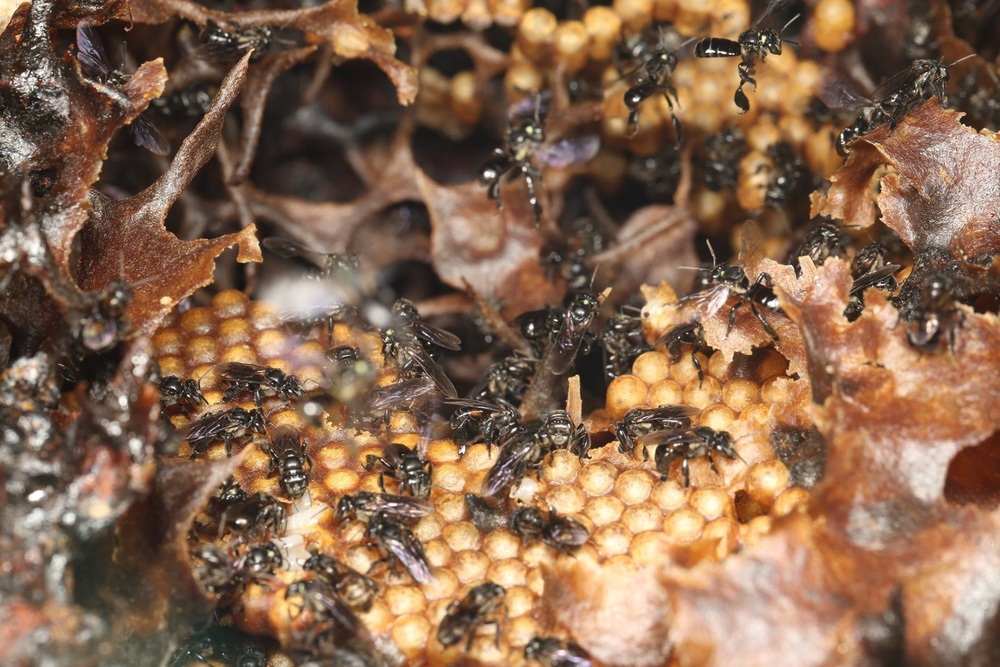
#> input picture ChatGPT/Image Processing/Exercise 2/kelulut1.jpg, 1000 x 667 px, shrunk from 2048 x 1365 before the run
$ jupyter execute 'Module 4 – Image Blurring (Smoothing).ipynb'   (older library calls are emulated)
#> lines starting #> are read from the running program, lines starting #| are printed output that depends on the picture; long printed decimals are rounded
[cell 1]
# ====================================
# Module 4: Image Blurring (Smoothing)
# ====================================

# Blurring is a technique to reduce image noise and details.
# It works by averaging pixel values with their neighbors.
# This helps to remove small textures or irrelevant details before thresholding or edge detection.

# Why blur an image?
# - To smooth out the background
# - To reduce noise before detecting objects (like bees)
# - To improve thresholding and contour detection

# Common types of blurring:
# 1. Average Blur: simple and fast
# 2. Gaussian Blur: weighted average, looks more natural
# 3. Median Blur: good for removing salt-and-pepper noise
# 4. Bilateral Filter: reduces noise while keeping edges sharp (used for face or object segmentation)

# Important:
# - Blurring affects the whole image, including the object (e.g., a bee).
# - Use small blur sizes to reduce background noise without removing important object details.

# After blurring, apply thresholding or edge detection for better results.

[cell 2]
import cv2
import matplotlib.pyplot as plt

# Load grayscale image
img = cv2.imread('kelulut1.jpg', cv2.IMREAD_GRAYSCALE)
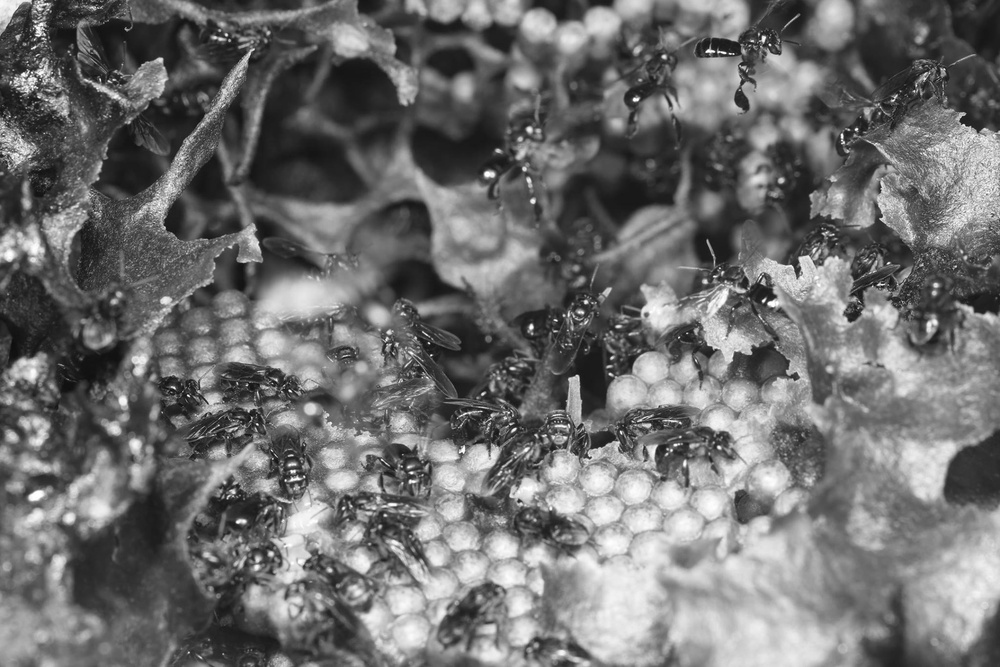
#> img: shape (667, 1000); min 11, max 255, mean 110.7

# 1. Apply different blurring methods
blur = cv2.blur(img, (5,5))
gaussian = cv2.GaussianBlur(img, (5,5), 0)
median = cv2.medianBlur(img, 5)
bilateral = cv2.bilateralFilter(img, 9, 75, 75)

# 2. Display all blurring results
titles = ['Original', 'Average Blur', 'Gaussian Blur', 'Median Blur', 'Bilateral Filter']
images = [img, blur, gaussian, median, bilateral]

plt.figure(figsize=(15,8))
for i in range(5):
    plt.subplot(2, 3, i+1)
    plt.imshow(images[i], cmap='gray')
    plt.title(titles[i])
    plt.axis('off')

plt.tight_layout()
plt.show()
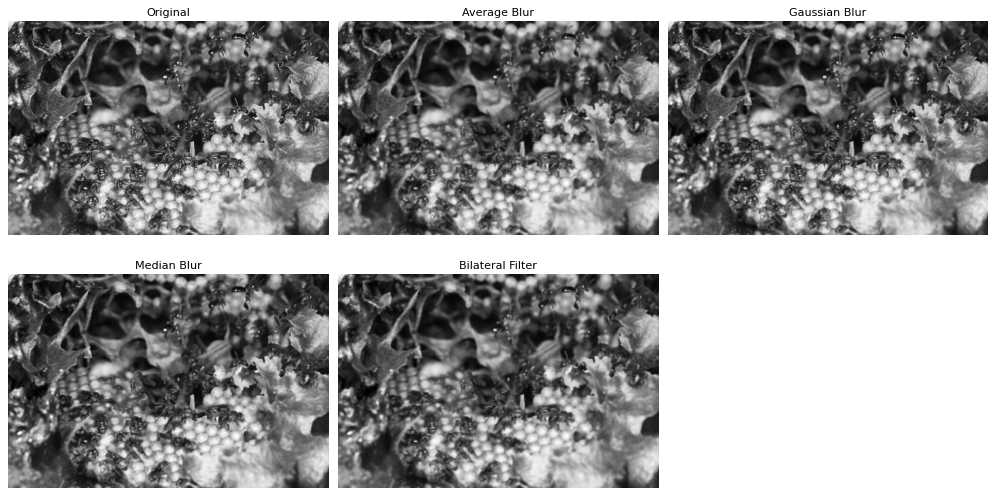
#> figure drawn by matplotlib, 5 panels

[cell 3]
import cv2
import matplotlib.pyplot as plt

# Load image in grayscale
img = cv2.imread("kelulut1.jpg", cv2.IMREAD_GRAYSCALE)

# Apply strong blur for testing
blurred = cv2.GaussianBlur(img, (25,25), 0)
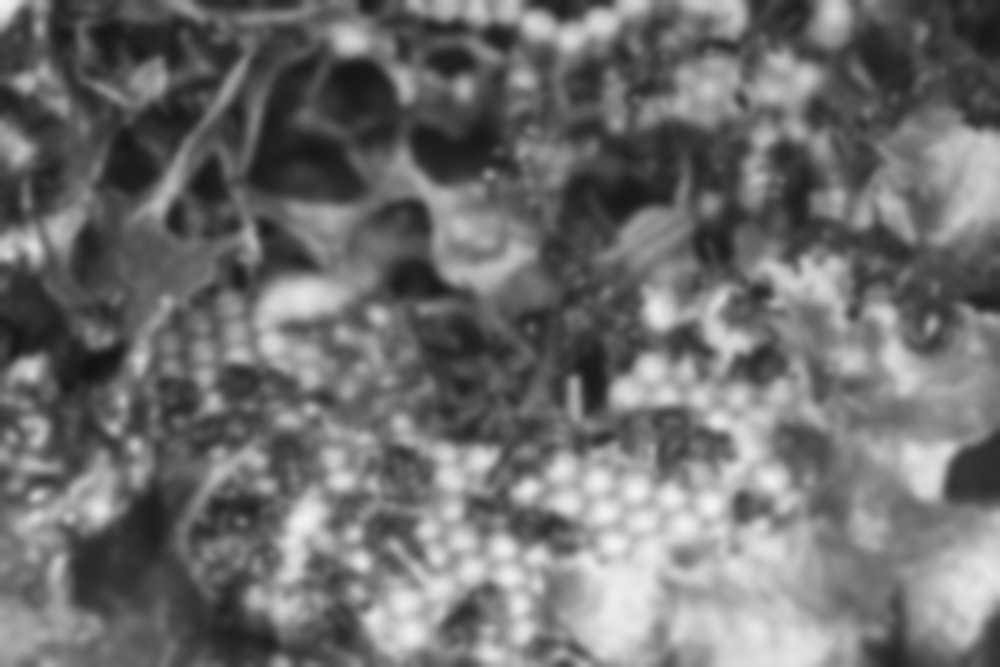
#> blurred: shape (667, 1000); min 19, max 243, mean 110.7

# Calculate Laplacian Variance (sharpness measure)
original_var = cv2.Laplacian(img, cv2.CV_64F).var()
#> original_var = 830.2
blurred_var = cv2.Laplacian(blurred, cv2.CV_64F).var()
#> blurred_var = 2.45

print("Original Sharpness (Laplacian Variance):", original_var)
#| Original Sharpness (Laplacian Variance): 830.197
print("Blurred Sharpness (Laplacian Variance):", blurred_var)
#| Blurred Sharpness (Laplacian Variance): 2.446

# Visual comparison
plt.figure(figsize=(10,5))
plt.subplot(1,2,1)
plt.imshow(img, cmap='gray')
plt.title(f"Original (Var: {original_var:.2f})")
plt.axis('off')

plt.subplot(1,2,2)
plt.imshow(blurred, cmap='gray')
plt.title(f"Blurred (Var: {blurred_var:.2f})")
plt.axis('off')
plt.show()
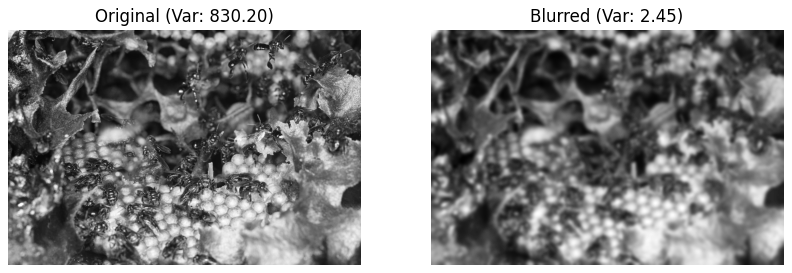
#> figure drawn by matplotlib, 2 panels

$ run again, with ChatGPT/Image Processing/Exercise 2/kelulut2.jpg copied over ChatGPT/Image Processing/Exercise 2/kelulut1.jpg
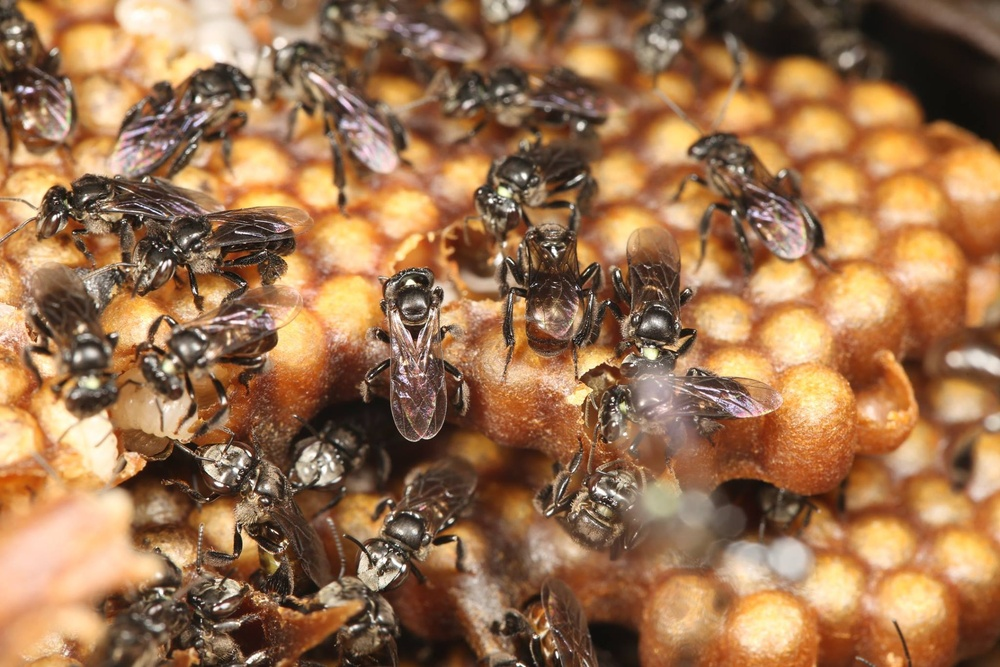
#> input picture ChatGPT/Image Processing/Exercise 2/kelulut2.jpg, 1000 x 667 px, shrunk from 2048 x 1365 before the run
#> `blurred = cv2.GaussianBlur(img, (25,25), 0)`:
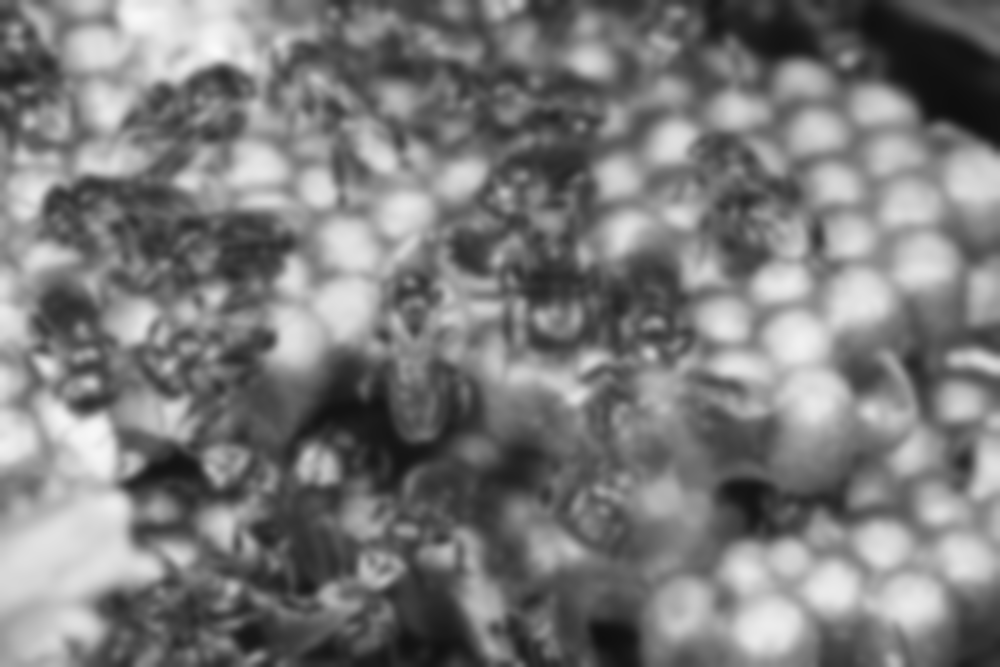
#> blurred: shape (667, 1000); min 14, max 250, mean 122.7
#> original_var = 718.1
#> blurred_var = 2.42
#| Original Sharpness (Laplacian Variance): 718.120
#| Blurred Sharpness (Laplacian Variance): 2.422
#> `plt.show()`:
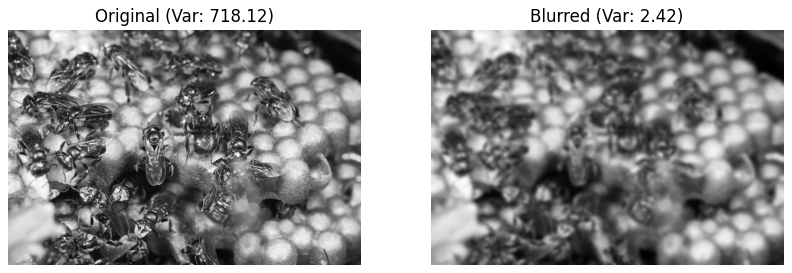
#> figure drawn by matplotlib, 2 panels

$ run again, with ChatGPT/Image Processing/Exercise 2/kelulut3.jpg copied over ChatGPT/Image Processing/Exercise 2/kelulut1.jpg
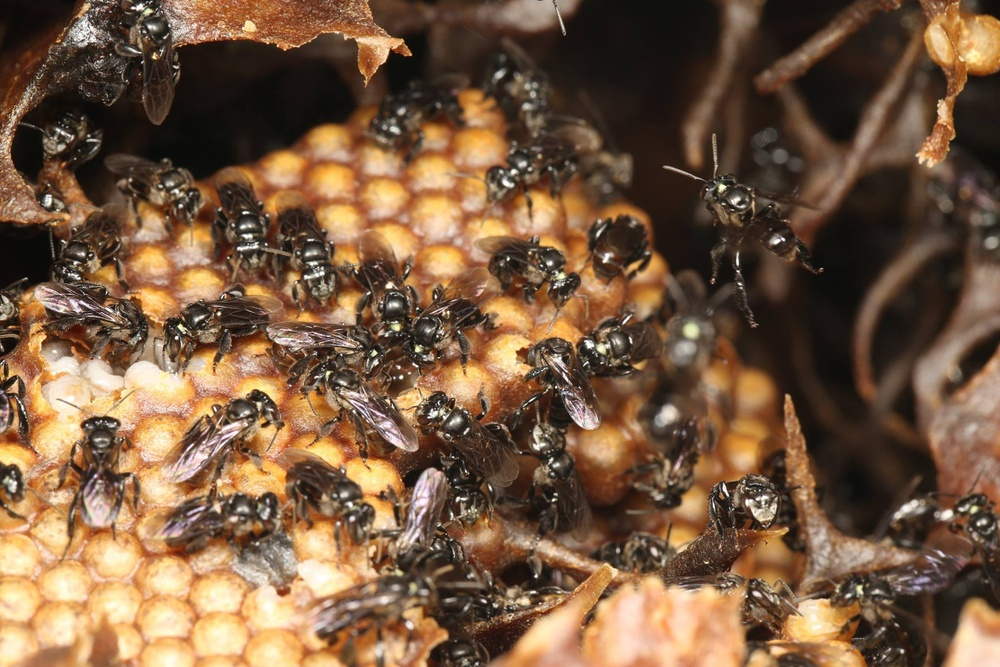
#> input picture ChatGPT/Image Processing/Exercise 2/kelulut3.jpg, 1000 x 667 px, shrunk from 2048 x 1365 before the run
#> `blurred = cv2.GaussianBlur(img, (25,25), 0)`:
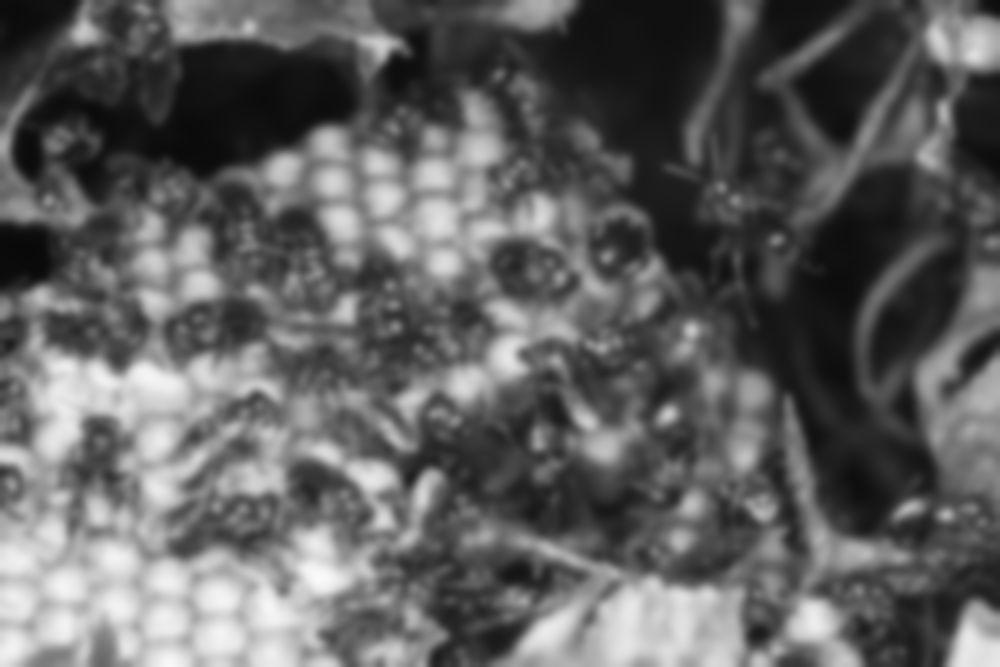
#> blurred: shape (667, 1000); min 9, max 250, mean 96.2
#> original_var = 914.1
#> blurred_var = 2.39
#| Original Sharpness (Laplacian Variance): 914.087
#| Blurred Sharpness (Laplacian Variance): 2.392
#> `plt.show()`:
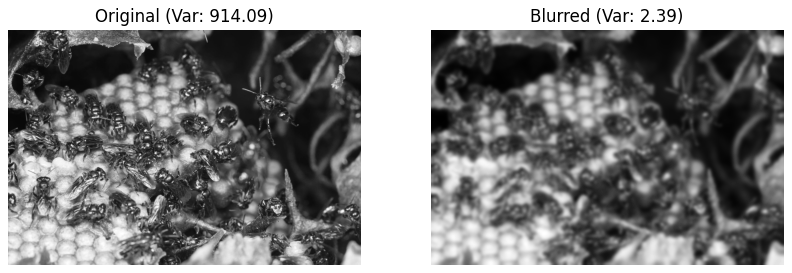
#> figure drawn by matplotlib, 2 panels

$ run again, with ChatGPT/Image Processing/Exercise 2/cars.jpg copied over ChatGPT/Image Processing/Exercise 2/kelulut1.jpg
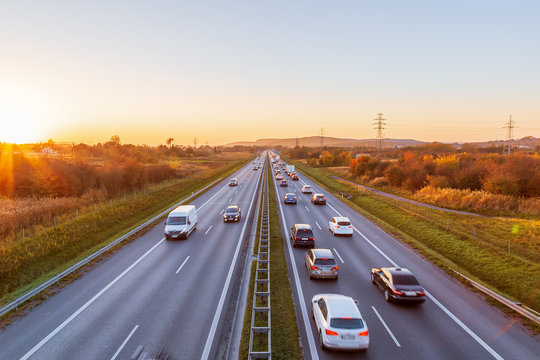
#> input picture ChatGPT/Image Processing/Exercise 2/cars.jpg, 540 x 360 px
#> `img = cv2.imread('kelulut1.jpg', cv2.IMREAD_GRAYSCALE)`:
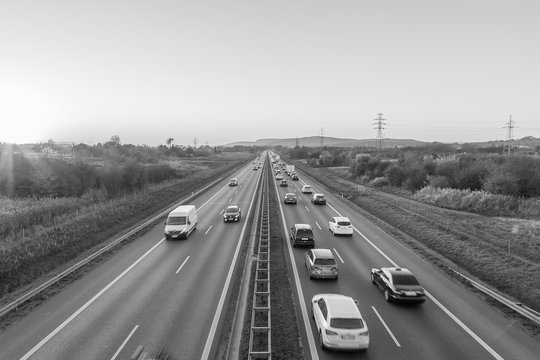
#> img: shape (360, 540); min 0, max 255, mean 151.7
#> `blurred = cv2.GaussianBlur(img, (25,25), 0)`:
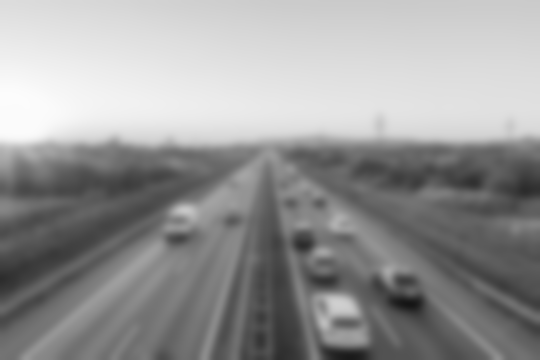
#> blurred: shape (360, 540); min 21, max 252, mean 151.7
#> original_var = 820
#> blurred_var = 1.67
#| Original Sharpness (Laplacian Variance): 819.957
#| Blurred Sharpness (Laplacian Variance): 1.667
